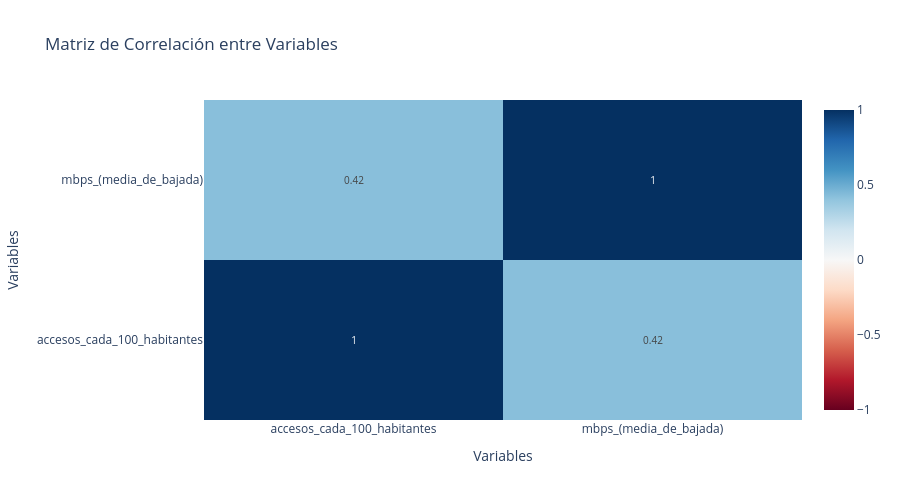

Notebook code for this chart:
### Markdown cell above
## 6. Análisis de Correlación

### Code cell
# Crear columna de fecha para ambos datasets
datasets['penetracion_provincias']['fecha'] = pd.to_datetime(
    datasets['penetracion_provincias']['año'].astype(str) + '-' + 
    (datasets['penetracion_provincias']['trimestre'] * 3).astype(str).str.zfill(2) + '-01'
)

datasets['velocidad_provincias']['fecha'] = pd.to_datetime(
    datasets['velocidad_provincias']['año'].astype(str) + '-' + 
    (datasets['velocidad_provincias']['trimestre'] * 3).astype(str).str.zfill(2) + '-01'
)

# Limpiar valores numéricos
datasets['velocidad_provincias']['mbps_(media_de_bajada)'] = datasets['velocidad_provincias']['mbps_(media_de_bajada)'].str.replace(',', '.').astype(float)

# Preparar datos para correlación
datos_correlacion = datasets['penetracion_provincias'].merge(
    datasets['velocidad_provincias'],
    left_on=['fecha', 'provincias'],
    right_on=['fecha', 'provincia'],
    how='inner'
)

# Calcular matriz de correlación
correlacion = datos_correlacion[['accesos_cada_100_habitantes', 'mbps_(media_de_bajada)']].corr()

# Crear mapa de calor
fig = go.Figure(data=go.Heatmap(
    z=correlacion.values,
    x=correlacion.columns,
    y=correlacion.columns,
    colorscale='RdBu',
    zmid=0,
    text=np.round(correlacion.values, 2),
    texttemplate='%{text}',
    textfont={"size": 10}
))

# Actualizar layout
fig.update_layout(
    height=500,
    title_text="Matriz de Correlación entre Variables",
    xaxis_title="Variables",
    yaxis_title="Variables"
)

fig.show()

### Figure 1 — Plotly figure (JSON) as saved in the notebook; plotly's stock layout.template omitted (floating-point values rounded to 4 significant figures)
{"data": [{"colorscale": [[0, "rgb(103,0,31)"], [0.1, "rgb(178,24,43)"], [0.2, "rgb(214,96,77)"], [0.3, "rgb(244,165,130)"], [0.4, "rgb(253,219,199)"], [0.5, "rgb(247,247,247)"], [0.6, "rgb(209,229,240)"], [0.7, "rgb(146,197,222)"], [0.8, "rgb(67,147,195)"], [0.9, "rgb(33,102,172)"], [1, "rgb(5,48,97)"]], "text": [[1, 0.42], [0.42, 1]], "textfont": {"size": 10}, "texttemplate": "%{text}", "type": "heatmap", "x": ["accesos_cada_100_habitantes", "mbps_(media_de_bajada)"], "y": ["accesos_cada_100_habitantes", "mbps_(media_de_bajada)"], "z": [[1, 0.4237], [0.4237, 1]], "zmid": 0}], "layout": {"height": 500, "title": {"text": "Matriz de Correlación entre Variables"}, "xaxis": {"title": {"text": "Variables"}}, "yaxis": {"title": {"text": "Variables"}}}}
